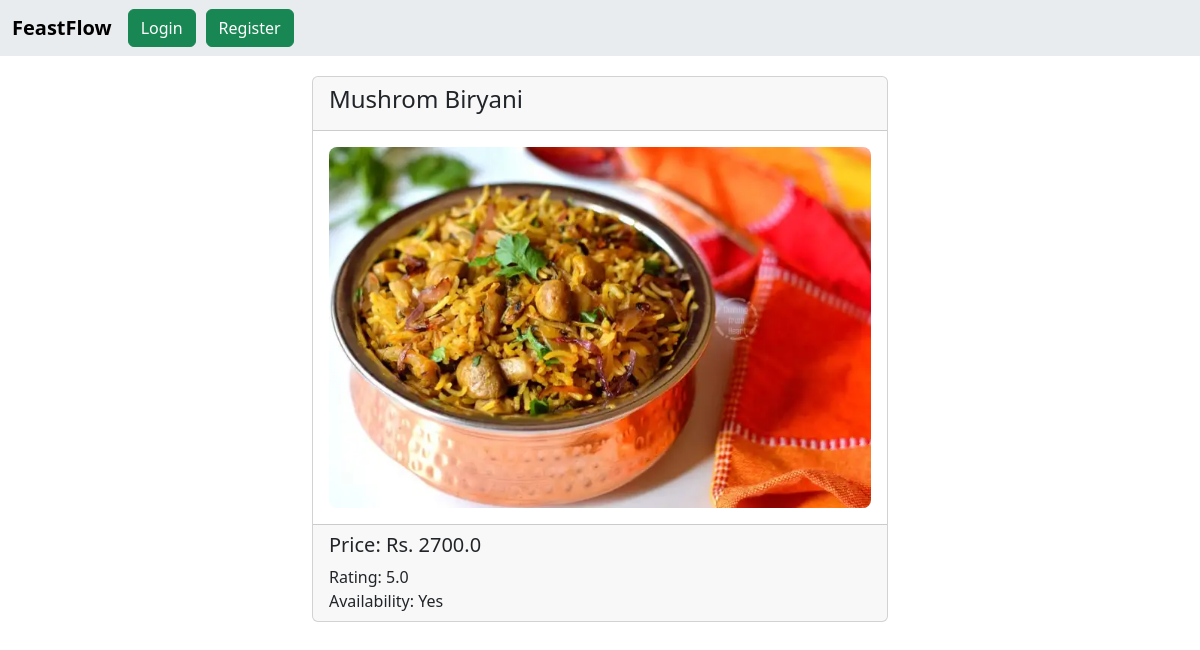
/single/10, run on the app's committed database.
### app1/models.py (models this page shows, shortened)
class Fooditem(models.Model):
    itempic = models.ImageField(upload_to="images")
    itemname = models.CharField(max_length=100)
    price = models.FloatField()
    itemtype = models.CharField(max_length=100)
    rating = models.FloatField()
    availability = models.BooleanField()

### app1/views.py (the view)
# urls.py: path("single/<int:rid>", render_single, name="single"),
def render_single(request, rid):
    obj = Fooditem.objects.get(id=rid)
    return render(request, "single.html", {"obj": obj})

### templates/single.html (shortened to what this page needs)
<!doctype html>
<html lang="en">
<head>
    <link href="https://cdn.jsdelivr.net/npm/bootstrap@5.3.3/dist/css/bootstrap.min.css" rel="stylesheet"
>
</head>
<body>
    {% include 'navbar.html' %}
    <div class="container col-lg-6" style="padding-top: 20px;">
        {% if request.user.is_staff %}
        <div class="card">
            <div class="card-header">
                <h3><strong>Update the item details</strong></h3>
            </div>
                <form method="POST" enctype="multipart/form-data"> {% csrf_token %}
                    <div class="card-body">
                    <div class="mb-3">
                        <img src="{{ obj.itempic.url }}" alt="image" style="max-width: 100%; height: auto; border-radius: 8px">
                    </div>
                    <div class="mb-3">
                        <label for="exampleInputEmail1" class="form-label"><strong>Choose a new image</strong></label>
                        <input name="itempic" type="file" class="form-control" id="exampleInputEmail1"
                            aria-describedby="emailHelp">
                    </div>
                    <div class="mb-3">
                        <label for="exampleInputPassword1" class="form-label"><strong>Price of the item</strong></label>
                        <input name="price" type="number" class="form-control" id="exampleInputPassword1" value="{{ obj.price }}">
                    </div>
                    <div class="mb-3">
                        <label for="exampleInputPassword1" class="form-label"><strong>Rating</strong></label>
                        <input name="rating" type="number" class="form-control" id="exampleInputPassword1" value="{{ obj.rating }}">
                    </div>
                    <div class="mb-3">
                        <label for=""><strong>Is the item available or not?</strong></label>
                        <div>
                            <input type="radio"
                                   id="Netflix"
                                   name="availability"
                                   value="True">
                            <label for="Netflix">Yes</label>
                        </div>
                        <div>
                            <input type="radio"
                                   id="Audi"
                                   name="availability"
                                   value="False">
                            <label for="Audi">No</label>
                        </div>
                    </div>
                </div>
                <div class="card-footer">
                    <button type="submit" class="btn btn-primary">Update details</button></div>
                </form>
        </div>
        {% else %}
        <div class="card ">
            <div class="card-header">
              <strong><h4>{{ obj.itemname }}</h4></strong>
            </div>
              <div class="card-body">
                <img src="{{ obj.itempic.url }}" alt="image" style="max-width: 100%; height: auto; border-radius: 8px">
              </div>
              <div class="card-footer">
                <h5>Price: Rs. {{ obj.price }}</h5>
                Rating: {{ obj.rating }}<br>
                Availability: {% if obj.availability %}Yes{% else %}No{% endif %}
                <br>
              </div>
        {% endif %}
    </div>
</body>
</html>

### data on the page
Fooditem: itemname "Mushrom Biryani", itempic (picture), price "2700.0", rating "5.0"
